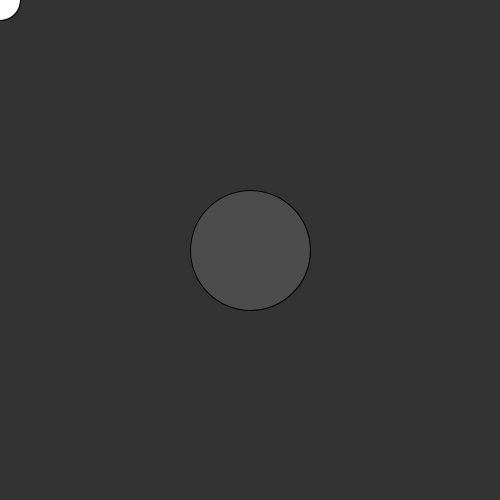
Frame 1 (no input)
Frame 60 (the mouse pressed at the canvas centre just before this capture): identical to frame 1, image omitted
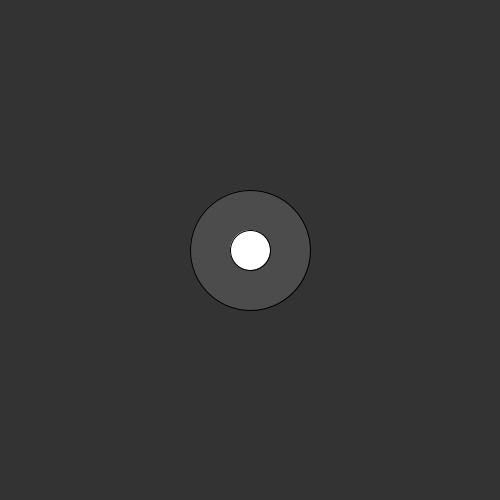
Frame 120 (the mouse held since frame 60 and released just before this capture)

The Processing sketch that drew these frames (run headless with seeded random() and noise(); from frame 60 on, the mouse is pressed at the canvas centre):

// Processing sketch: constrain_test
// ── constrain_test.pde
/* SM, May 2016
 *
 *
 * 
 */


float mx;
float my;

int radius = 20;
int edge = 100;
int inner = edge + radius;

void setup() {
  size(500, 500);
  //noStroke(); 
  ellipseMode(RADIUS);
  rectMode(CORNERS);
}

void draw() { 
  background(51);

  mx = mx + (mouseX - mx);

  my = my + (mouseY- my);


  //mx = constrain(mx, inner, width - inner);
  //my = constrain(my, inner, height - inner);
  fill(76);
  ellipse ( width/2, height/2, radius*3, radius*3);
  fill(255);  
  ellipse(mx, my, radius, radius);
}
